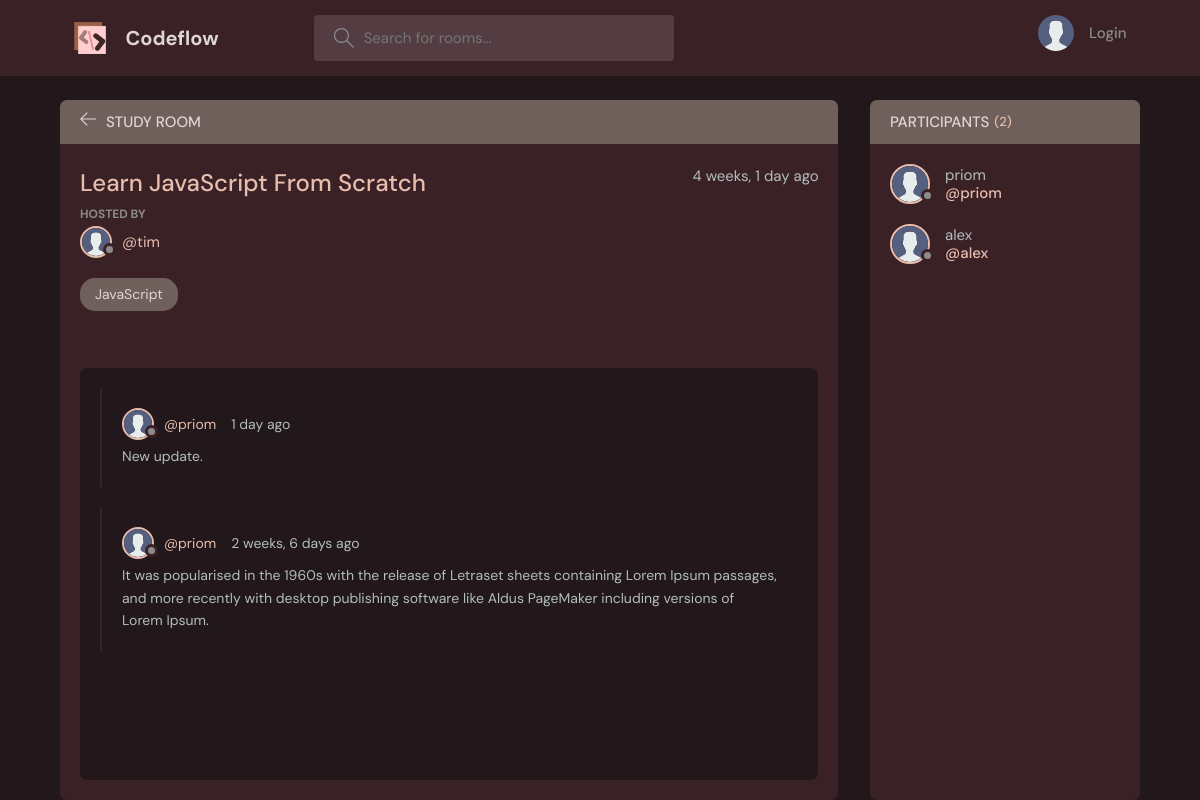
/room/6/, run on an earlier commit of the app's database.
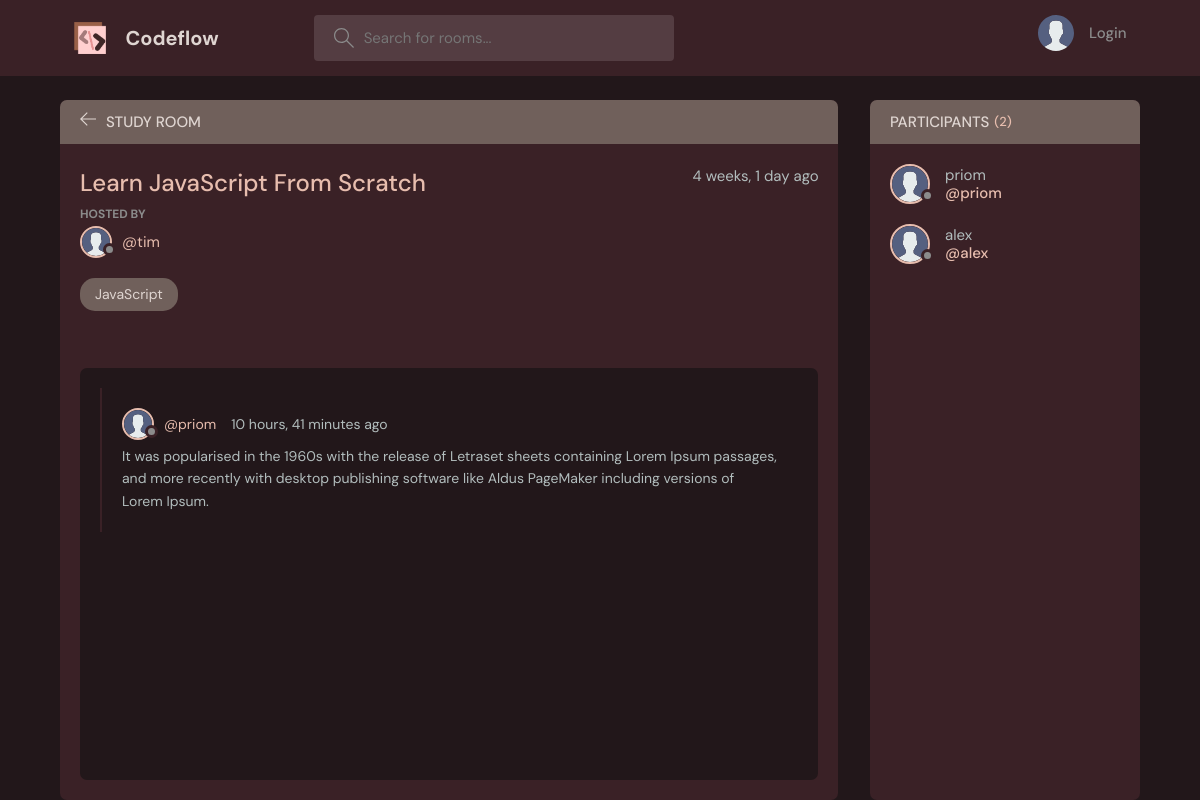
And on a later commit of the database.
### base/models.py (models this page shows, shortened)
class Message(models.Model):
    user = models.ForeignKey(User, on_delete=models.CASCADE)
    room = models.ForeignKey(Room, on_delete=models.CASCADE)
    body = models.TextField()
    updated = models.DateTimeField(auto_now=True)
    created = models.DateTimeField(auto_now_add=True)
    class Meta:
        ordering = ['-updated', '-created']

### base/views.py (the view, shortened to what this page needs)
# urls.py: path('room/<str:pk>/', views.room, name="room"),
def room(request, pk):
    room = Room.objects.get(id=pk)
    room_messages = room.message_set.all()
    participants = room.participants.all()
    context = {'rooms': room, 'room_messages': room_messages,
               'participants': participants}
    return render(request, 'base/room.html', context)

### base/models.py (called while the page is built)
    def __str__(self):
        return self.name

### base/templates/base/room.html (shortened to what this page needs)
{% extends 'main.html' %}
{% load static %}
{% block content %}
<main class="profile-page layout layout--2">
  <div class="container">
    <div class="room">
      <div class="room__top">
        <div class="room__topLeft">
          <a href="{% url 'home' %}">
            <svg version="1.1" xmlns="http://www.w3.org/2000/svg" width="32" height="32" viewBox="0 0 32 32">
              <title>arrow-left</title>
              <path
                d="M13.723 2.286l-13.723 13.714 13.719 13.714 1.616-1.611-10.96-10.96h27.625v-2.286h-27.625l10.965-10.965-1.616-1.607z">
              </path>
            </svg>
          </a>
          <h3>Study Room</h3>
        </div>
      </div>
      <div class="room__box scroll">
        <div class="room__header scroll">
          <div class="room__info">
            <h3>{{rooms.name}}</h3>
            <span>{{rooms.created|timesince}} ago</span>
          </div>
          <div class="room__hosted">
            <p>Hosted By</p>
            <a href="{% url 'user-profile' rooms.host.id %}" class="room__author">
              <div class="avatar avatar--small">
                <img src="{% static 'images/avatar.svg' %}" />
              </div>
              <span>@{{rooms.host.username}}</span>
            </a>
          </div>
          <span class="room__topics">{{rooms.topic}}</span>
        </div>
        <div class="room__conversation">
          <div class="threads scroll">
            {% for message in room_messages %}
            <div class="thread">
              <div class="thread__top">
                <div class="thread__author">
                  <a href="{% url 'user-profile' message.user.id %}" class="thread__authorInfo">
                    <div class="avatar avatar--small">
                      <img src="{% static 'images/avatar.svg' %}" />
                    </div>
                    <span>@{{message.user.username}}</span>
                  </a>
                  <span class="thread__date">{{message.created|timesince}} ago</span>
                </div>
            </div>
            <div class="thread__details">
              {{message.body}}
            </div>
          </div>
          {% endfor %}
        </div>
      </div>
    </div>
  </div>
  <div class="participants">
    <h3 class="participants__top">Participants <span>({{participants.count}})</span></h3>
    <div class="participants__list scroll">
      {% for user in participants %}
      <a href="{% url 'user-profile' user.id %}" class="participant">
        <div class="avatar avatar--medium">
          <img src="{% static 'images/avatar.svg' %}" />
        </div>
        <p>
          {{user.username}}
          <span>@{{user.username}}</span>
        </p>
      </a>
      {% endfor %}
    </div>
  </div>
  </div>
</main>
{% endblock %}

What changed in the data, as far as the page shows it:
removed Message: user.username "priom", created "1 day", body "New update."
removed Message: user.username "priom", created "2 weeks, 6 days", body "It was popularised in the 1960s with the release of Letraset sheets containing Lorem Ipsum passages, and more recently with desktop publishing software like Aldus PageMaker including versions of Lorem Ipsum."
added Message: user.username "priom", created "10 hours, 41 minutes", body "It was popularised in the 1960s with the release of Letraset sheets containing Lorem Ipsum passages, and more recently with desktop publishing software like Aldus PageMaker including versions of Lorem Ipsum."
